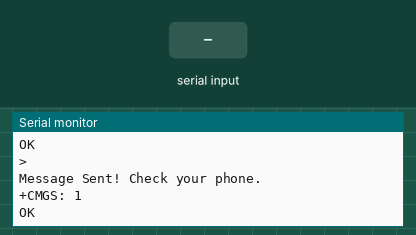
This sketch was run on a simulated ESP32. Shown: the last lines printed to the serial monitor. Inputs (shaded band) come from the test bench. The modem accepts every AT command (registered, SIM ready, sends succeed) and sends nothing else.

Above: at 8.7 s.
8.8 s: "1" received over the second serial link
At 10.1 s:
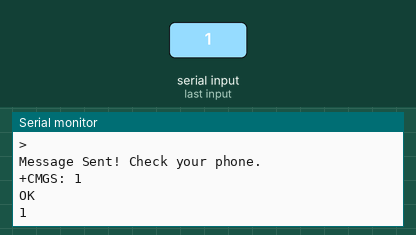
10.5 s: "0" received over the second serial link
At 11.2 s:
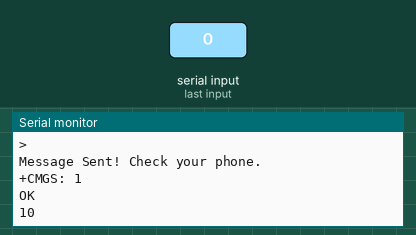

Measured:
- after the input at 8.8 s, the serial monitor: prints a new line after 0.22 s (image 1)
- after the input at 10.5 s, the serial monitor: prints a new line at once (image 2)

The sketch:

2_SIM800l-GSM.ino
```cpp
// Note: Connect niyo yung pin ng ESP32 sa IO3 sa RX ng SIM800l module and IO1 ng ESP32 sa TX ng SIM800l module.
//       Yung RST ng SIM800l module ay connected sa EN ng ESP32.
//       Connect niyo yung 5V and GND sa source na may 3.6 – 5.20 Volts and 2 Amperes.
//       Connect niyo yung VDD sa 5 Volts ng ESP32.
// Source: https://www.faranux.com/product/sim800l-v2-0-5v-wirelessgsm-gprs-module-quad-band/

// Sa baba may note ako doon na papalitan niyo yung cp number.
// Make sure na nagana din yung sim card and may load yung ilalagay niyo sa module.

void setup()
{
  Serial.begin(115200);
  Serial2.begin(9600);
  delay(3000);
  test_sim800_module();
  send_SMS();
}
void loop()
{
  updateSerial();
}

void test_sim800_module()
{
  Serial2.println("AT");
  updateSerial();
  Serial.println();
  Serial2.println("AT+CSQ");
  updateSerial();
  Serial2.println("AT+CCID");
  updateSerial();
  Serial2.println("AT+CREG?");
  updateSerial();
  Serial2.println("ATI");
  updateSerial();
  Serial2.println("AT+CBC");
  updateSerial();
}
void updateSerial()
{
  delay(500);
  while (Serial.available())
  {
    Serial2.write(Serial.read());
  }
  while (Serial2.available())
  {
    Serial.write(Serial2.read());
  }
}

void send_SMS()
{
  Serial2.println("AT+CMGF=1");
  updateSerial();
// ----------- Change niyo yung +639062323004 ----------- //
  Serial2.println("AT+CMGS=\"+639062323004\"");
  updateSerial();
  Serial2.print("Hi, message test!");
  updateSerial();
  Serial.println();
  Serial.println("Message Sent! Check your phone.");
  Serial2.write(26);
}
```
